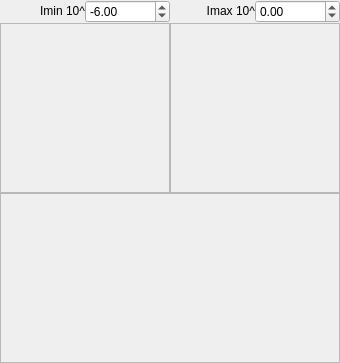
      <widget class="QWidget" name="gisansTab">
       <attribute name="title">
        <string>GISANS Preview</string>
       </attribute>
       <layout class="QGridLayout" name="gridLayout_13">
        <property name="margin">
         <number>0</number>
        </property>
        <property name="spacing">
         <number>0</number>
        </property>
        <item row="1" column="0">
         <widget class="PersistentFrame" name="frame_gisans_pp">
          <property name="sizePolicy">
           <sizepolicy hsizetype="Preferred" vsizetype="Preferred">
            <horstretch>0</horstretch>
            <verstretch>1</verstretch>
           </sizepolicy>
          </property>
          <property name="frameShape">
           <enum>QFrame::StyledPanel</enum>
          </property>
          <property name="frameShadow">
           <enum>QFrame::Raised</enum>
          </property>
          <layout class="QVBoxLayout" name="verticalLayout_20">
           <item>
            <widget class="MPLWidget" name="gisans_pp" native="true">
             <property name="minimumSize">
              <size>
               <width>150</width>
               <height>150</height>
              </size>
             </property>
            </widget>
           </item>
          </layout>
         </widget>
        </item>
        <item row="1" column="1">
         <widget class="PersistentFrame" name="frame_gisans_mm">
          <property name="frameShape">
           <enum>QFrame::StyledPanel</enum>
          </property>
          <property name="frameShadow">
           <enum>QFrame::Raised</enum>
          </property>
          <layout class="QVBoxLayout" name="verticalLayout_21">
           <item>
            <widget class="MPLWidget" name="gisans_mm" native="true">
             <property name="sizePolicy">
              <sizepolicy hsizetype="Preferred" vsizetype="Preferred">
               <horstretch>0</horstretch>
               <verstretch>1</verstretch>
              </sizepolicy>
             </property>
             <property name="minimumSize">
              <size>
               <width>150</width>
               <height>150</height>
              </size>
             </property>
            </widget>
           </item>
          </layout>
         </widget>
        </item>
        <item row="2" column="0" colspan="2">
         <widget class="PersistentFrame" name="frame_gisans_sf">
          <property name="sizePolicy">
           <sizepolicy hsizetype="Preferred" vsizetype="Preferred">
            <horstretch>0</horstretch>
            <verstretch>1</verstretch>
           </sizepolicy>
          </property>
          <property name="frameShape">
           <enum>QFrame::StyledPanel</enum>
          </property>
          <property name="frameShadow">
           <enum>QFrame::Raised</enum>
          </property>
          <layout class="QHBoxLayout" name="horizontalLayout_4">
           <item>
            <widget class="MPLWidget" name="gisans_pm" native="true">
             <property name="minimumSize">
              <size>
               <width>150</width>
               <height>150</height>
              </size>
             </property>
            </widget>
           </item>
           <item>
            <widget class="MPLWidget" name="gisans_mp" native="true">
             <property name="minimumSize">
              <size>
               <width>150</width>
               <height>105</height>
              </size>
             </property>
            </widget>
           </item>
          </layout>
         </widget>
        </item>
        <item row="0" column="0" colspan="2">
         <layout class="QHBoxLayout" name="horizontalLayout_14">
          <item>
           <widget class="QLabel" name="label_16">
            <property name="sizePolicy">
             <sizepolicy hsizetype="Preferred" vsizetype="Fixed">
              <horstretch>0</horstretch>
              <verstretch>0</verstretch>
             </sizepolicy>
            </property>
            <property name="text">
             <string>Imin 10^</string>
            </property>
            <property name="alignment">
             <set>Qt::AlignRight|Qt::AlignTrailing|Qt::AlignVCenter</set>
            </property>
           </widget>
          </item>
          <item>
           <widget class="QDoubleSpinBox" name="gisansImin">
            <property name="minimum">
             <double>-20.000000000000000</double>
            </property>
            <property name="maximum">
             <double>2.000000000000000</double>
            </property>
            <property name="singleStep">
             <double>0.250000000000000</double>
            </property>
            <property name="value">
             <double>-6.000000000000000</double>
            </property>
           </widget>
          </item>
          <item>
           <widget class="QLabel" name="label_32">
            <property name="sizePolicy">
             <sizepolicy hsizetype="Preferred" vsizetype="Fixed">
              <horstretch>0</horstretch>
              <verstretch>0</verstretch>
             </sizepolicy>
            </property>
            <property name="text">
             <string>Imax 10^</string>
            </property>
            <property name="alignment">
             <set>Qt::AlignRight|Qt::AlignTrailing|Qt::AlignVCenter</set>
            </property>
           </widget>
          </item>
          <item>
           <widget class="QDoubleSpinBox" name="gisansImax">
            <property name="minimum">
             <double>-20.000000000000000</double>
            </property>
            <property name="maximum">
             <double>2.000000000000000</double>
            </property>
            <property name="singleStep">
             <double>0.250000000000000</double>
            </property>
           </widget>
          </item>
         </layout>
        </item>
       </layout>
      </widget>
